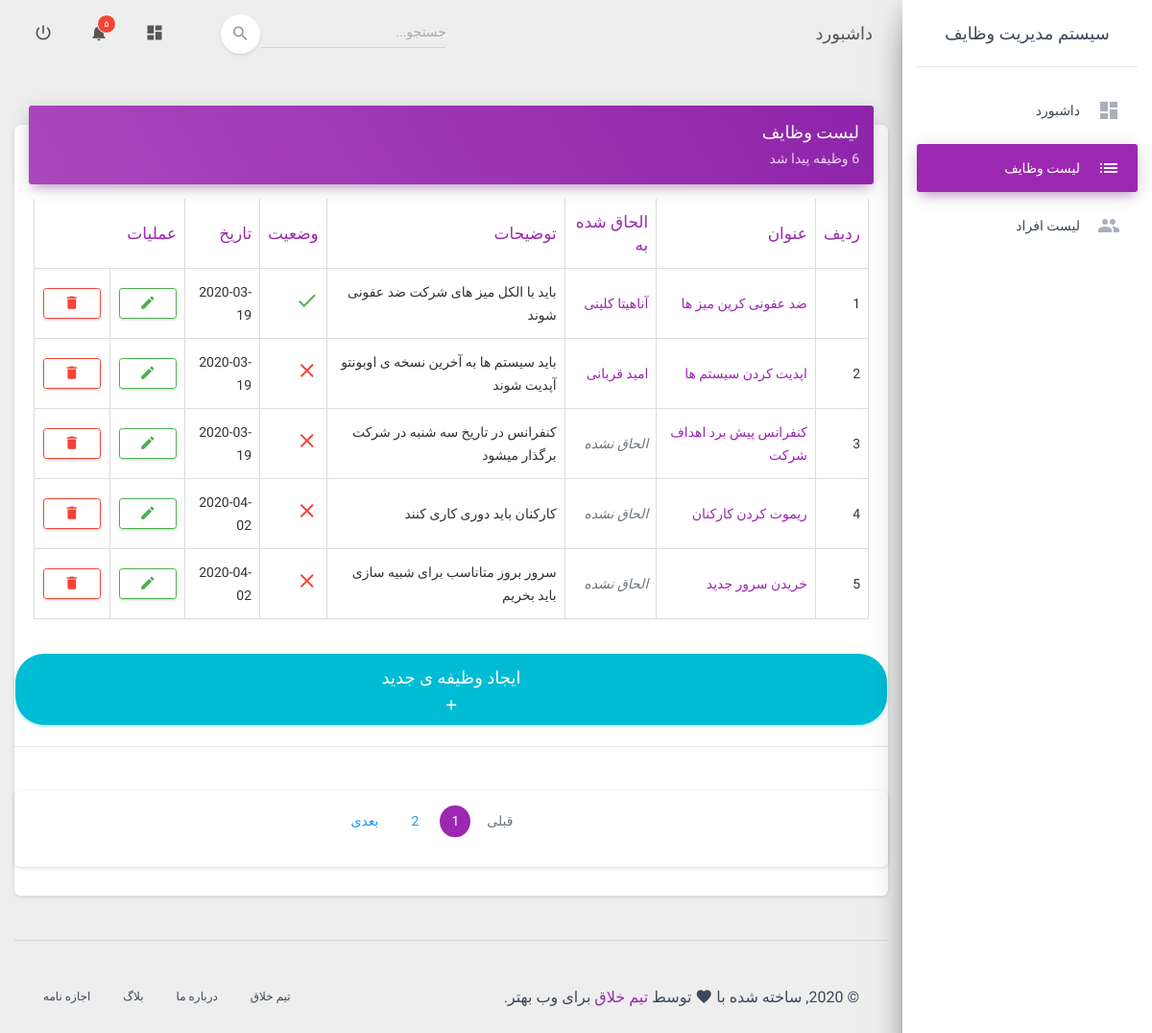
The page /app/tasks/ on the database its author committed.
### app/models.py (models this page shows, shortened)
class tasks(models.Model):
    title = models.CharField(max_length=250)
    description = models.TextField()
    done = models.BooleanField(default=0)
    created_at = models.DateTimeField(auto_now_add=True , auto_now=False)
    updated_at = models.DateTimeField(auto_now=True,auto_now_add=False)
    assigned = models.ForeignKey(person,on_delete=models.SET_NULL , blank=True, null=True)

class person(models.Model):
    name = models.CharField(max_length=250)
    sex_choices = [('M','Male'),('F','Female'),('O','others')]
    sex = models.CharField(choices=sex_choices,max_length=1)

### app/views.py (the view)
# urls.py: path('tasks/', views.list_tasks , name='list' ),
def list_tasks(request):
    paginator = Paginator(models.tasks.objects.all(),5)
    current_page = int(request.GET.get('page') or 1 )
    page = paginator.page(current_page)
    tasks_objects = page.object_list
    count = models.tasks.objects.count()
    contex = {'tasks_objects':tasks_objects ,
    'count':count,
    'paginator': paginator,
    'current_page' : current_page,
    'page':page,
    }
    return render(request,'tasks/list.html',contex)

### app/templates/tasks/list.html (shortened to what this page needs)
{% extends 'master.html' %}
{% block content %}
<div class="row">
    <div class="col-md-12">
        <div class="card">
            <div class="card-header card-header-primary">
                <h4 class="card-title ">لیست وظایف </h4>
                <p class="card-category"> {{ count }} وظیفه پیدا شد</p>
            </div>
            <div class="card-body">
                <div class="table-responsive">
                    <table class="table table-bordered">
                        <thead class=" text-primary">
                            <th>
                                ردیف
                            </th>
                            <th>
                                عنوان
                            </th>
                            <th>
                                الحاق شده به
                            </th>
                            <th>
                                توضیحات
                            </th>
                            <th>
                                وضعیت
                            </th>
                            <th>
                                تاریخ
                            </th>
                            <th colspan="2">
                                عملیات
                            </th>
                        </thead>
                        <tbody>
                            {% for tasks_object in tasks_objects %}
                            <tr>
                                <td>{{ tasks_object.id }}</td>
                                <td><a href="{% url 'show_task' tasks_object.id %}">{{ tasks_object.title }}</a></td>
                                <td>
                                    {% if tasks_object.assigned %}
                                    <a href="{% url 'show_person' tasks_object.assigned.id %}">{{ tasks_object.assigned.name }}</a>
                                    {% else %}
                                    <em class="text-muted">الحاق نشده</em>
                                    {% endif %}
                                </td>
                                <td>{{ tasks_object.description }}</td>
                                <td>
                                    {% if tasks_object.done %}
                                    <i class="material-icons text-success">done</i> {% else %}
                                    <i class="material-icons text-danger">clear</i> {% endif %}
                                </td>
                                <td>{{ tasks_object.created_at|date:"Y-m-d" }}</td>
                                <td align="center">
                                    <a href="{% url 'edit_task' tasks_object.id %}" class="btn btn-outline-success btn-sm">
                                        <i class="material-icons">edit</i>
                                    </a>
                                </td>
                                <td align="center">
                                    <form action="{% url 'delete_task' tasks_object.id %}" method="POST">
                                        <button type="submit" class="btn btn-outline-danger btn-sm" onclick="return confirm('Are you sure?');">
                                            <i class="material-icons text-danger">delete</i>
                                        </button>
                                    </form>
                                </td>
                            </tr>
                            {% endfor %}
                        </tbody>
                    </table>
                </div>
            </div>
            <a href="{% url 'create_task' %}" class="btn btn-round btn-fill btn-info">
                <h4>ایجاد وظیفه ی جدید</h4>
                <div class="ripple-container">
                </div>
                <i class="material-icons">add</i>
            </a>
            <hr>
            {% include "paginator/paginator.html" %}
        </div>
    </div>
</div>
{% endblock content %}

### static/css/material-dashboard-rtl.css (style rules this page uses)
html[dir="rtl"] { text-align: right; direction: rtl; }
html[dir="rtl"] th { text-align: right; }
html[dir="rtl"] body { text-align: right; }
html[dir="rtl"] .card .card-body, html[dir="rtl"] .card .card-footer { direction: rtl; }

### app/templates/master.html (style rules this page uses)
body, h1, h2, h3, h4, h5, h6, .h1, .h2, .h3, .h4 { font-family: "Cairo"; }

### rows shown on the page
tasks: id "1", title "ضد عفونی کرپن میز ها", assigned.name "آناهیتا کلینی", description "باید با الکل میز های شرکت ضد عفونی شوند", done True (drawn), created_at "2020-03-19"
tasks: id "2", title "اپدیت کردن سیستم ها", assigned.name "امید قربانی", description "باید سیستم ها به آخرین نسخه ی اوبونتو آپدیت شوند", done False (drawn), created_at "2020-03-19"
tasks: id "3", title "کنفرانس پیش برد اهداف شرکت", shows "الحاق نشده", description "کنفرانس در تاریخ سه شنبه در شرکت برگذار میشود", done False (drawn), created_at "2020-03-19"
tasks: id "4", title "ریموت کردن کارکنان", shows "الحاق نشده", description "کارکنان باید دوری کاری کنند", done False (drawn), created_at "2020-04-02"
tasks: id "5", title "خریدن سرور جدید", shows "الحاق نشده", description "سرور بروز متاناسب برای شبیه سازی باید بخریم", done False (drawn), created_at "2020-04-02"

### other values the page prints
{{ page_number }} "1" "2"
